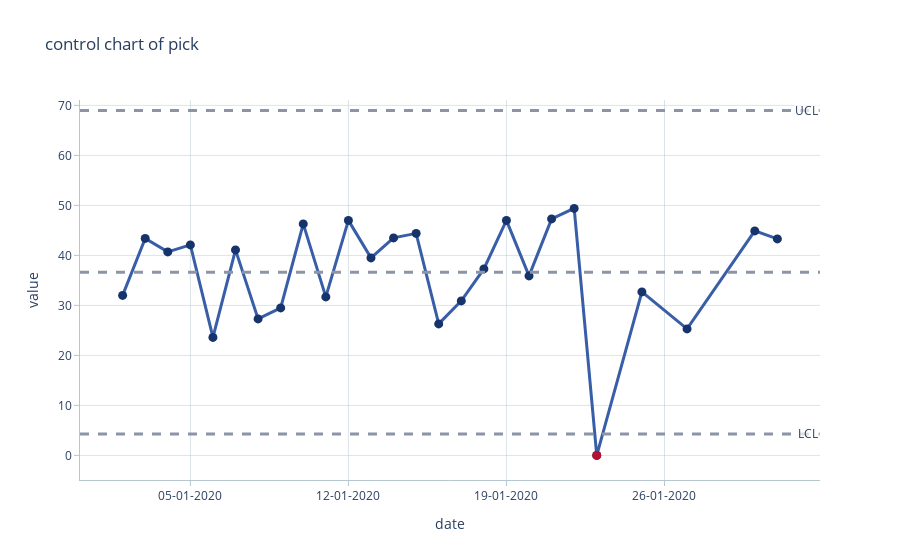

The code cell stored with this chart in its notebook:
### Code cell
ControlChart(dfx['pick']).plotly()

### Figure 1 — Plotly figure (JSON) as saved in the notebook; plotly's stock layout.template omitted (floating-point values rounded to 4 significant figures)
{"data": [{"line": {"color": "rgba(57, 94, 168, 1)", "width": 3}, "marker": {"color": "rgba(22, 51, 107, 1)", "size": 9}, "mode": "lines+markers", "name": "pick", "showlegend": false, "type": "scatter", "x": ["2020-01-02T00:00:00", "2020-01-03T00:00:00", "2020-01-04T00:00:00", "2020-01-05T00:00:00", "2020-01-06T00:00:00", "2020-01-07T00:00:00", "2020-01-08T00:00:00", "2020-01-09T00:00:00", "2020-01-10T00:00:00", "2020-01-11T00:00:00", "2020-01-12T00:00:00", "2020-01-13T00:00:00", "2020-01-14T00:00:00", "2020-01-15T00:00:00", "2020-01-16T00:00:00", "2020-01-17T00:00:00", "2020-01-18T00:00:00", "2020-01-19T00:00:00", "2020-01-20T00:00:00", "2020-01-21T00:00:00", "2020-01-22T00:00:00", "2020-01-23T00:00:00", "2020-01-25T00:00:00", "2020-01-27T00:00:00", "2020-01-30T00:00:00", "2020-01-31T00:00:00"], "y": [32, 43.4, 40.7, 42.1, 23.6, 41.1, 27.3, 29.5, 46.3, 31.7, 47, 39.5, 43.5, 44.4, 26.3, 30.9, 37.3, 47, 35.9, 47.3, 49.4, 0, 32.7, 25.3, 44.9, 43.3]}, {"marker": {"color": "rgba(181, 17, 51, 1)", "size": 9}, "mode": "markers", "name": "outliers", "showlegend": false, "type": "scatter", "x": ["2020-01-23T00:00:00"], "y": [0]}], "layout": {"annotations": [{"align": "right", "bgcolor": "rgba(255, 255, 255, 0.7)", "showarrow": false, "text": "UCL", "x": 1, "xref": "paper", "y": 68.98, "yref": "y"}, {"align": "right", "bgcolor": "rgba(255, 255, 255, 0.7)", "showarrow": false, "text": "LCL", "x": 1, "xref": "paper", "y": 4.286, "yref": "y"}], "hovermode": "closest", "plot_bgcolor": "rgba(255, 255, 255, 1)", "shapes": [{"line": {"color": "rgba(140, 148, 168, 1)", "dash": "dash", "width": 3}, "type": "line", "x0": 0, "x1": 1, "xref": "paper", "y0": 36.63, "y1": 36.63, "yref": "y"}, {"line": {"color": "rgba(140, 148, 168, 1)", "dash": "dash", "width": 3}, "type": "line", "x0": 0, "x1": 1, "xref": "paper", "y0": 68.98, "y1": 68.98, "yref": "y"}, {"line": {"color": "rgba(140, 148, 168, 1)", "dash": "dash", "width": 3}, "type": "line", "x0": 0, "x1": 1, "xref": "paper", "y0": 4.286, "y1": 4.286, "yref": "y"}], "title": {"text": "control chart of pick"}, "xaxis": {"gridcolor": "rgba(181, 198, 207, 1)", "gridwidth": 0.5, "linecolor": "rgba(181, 198, 207, 1)", "showgrid": true, "tickcolor": "rgba(181, 198, 207, 1)", "tickformat": "%d-%m-%Y", "ticklen": 5, "ticks": "outside", "tickwidth": 1, "title": {"text": "date"}, "zeroline": false}, "yaxis": {"gridcolor": "rgba(181, 198, 207, 1)", "gridwidth": 0.5, "linecolor": "rgba(181, 198, 207, 1)", "showgrid": true, "tickcolor": "rgba(181, 198, 207, 1)", "ticklen": 5, "ticks": "outside", "tickwidth": 1, "title": {"text": "value"}, "zeroline": false}}}
